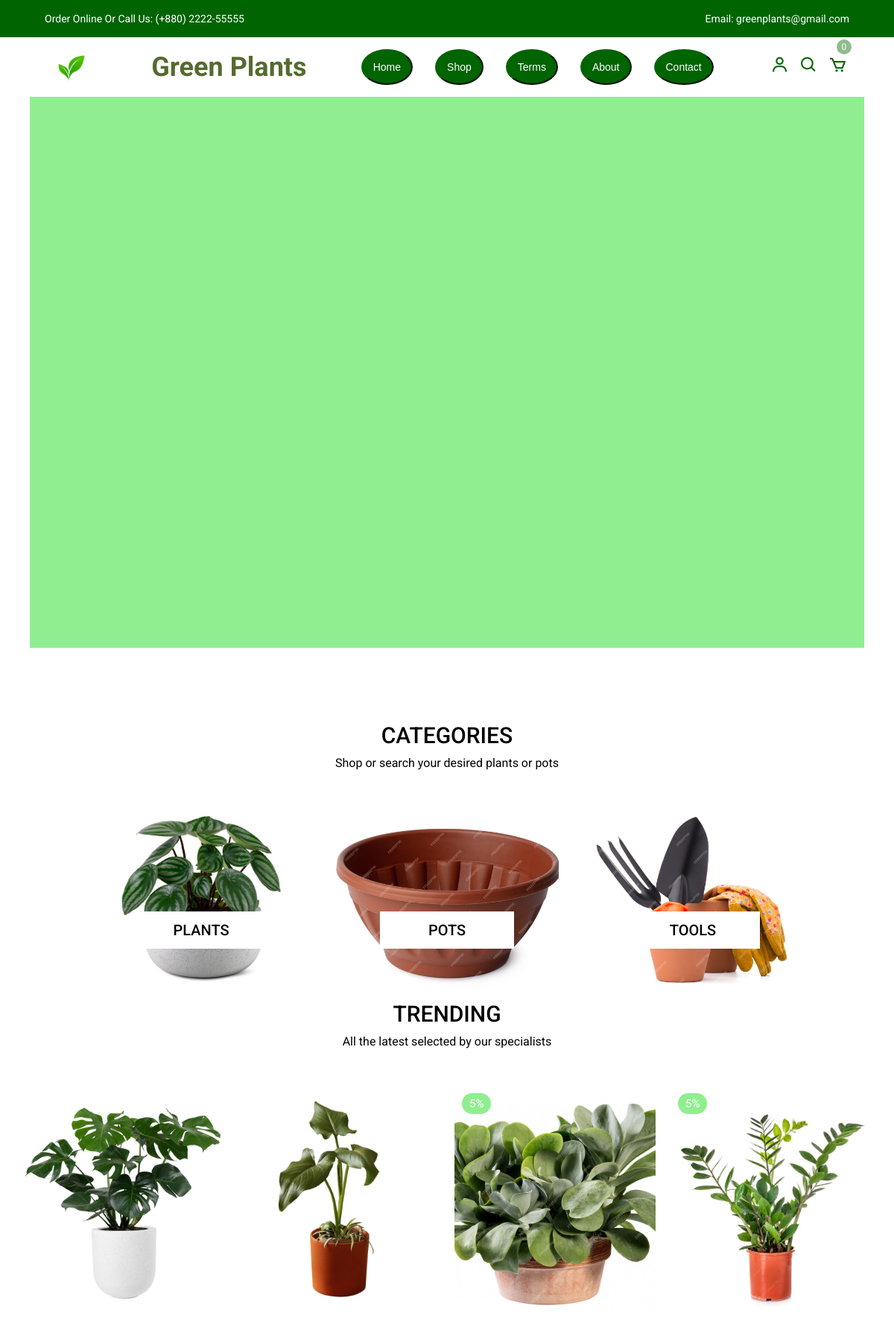
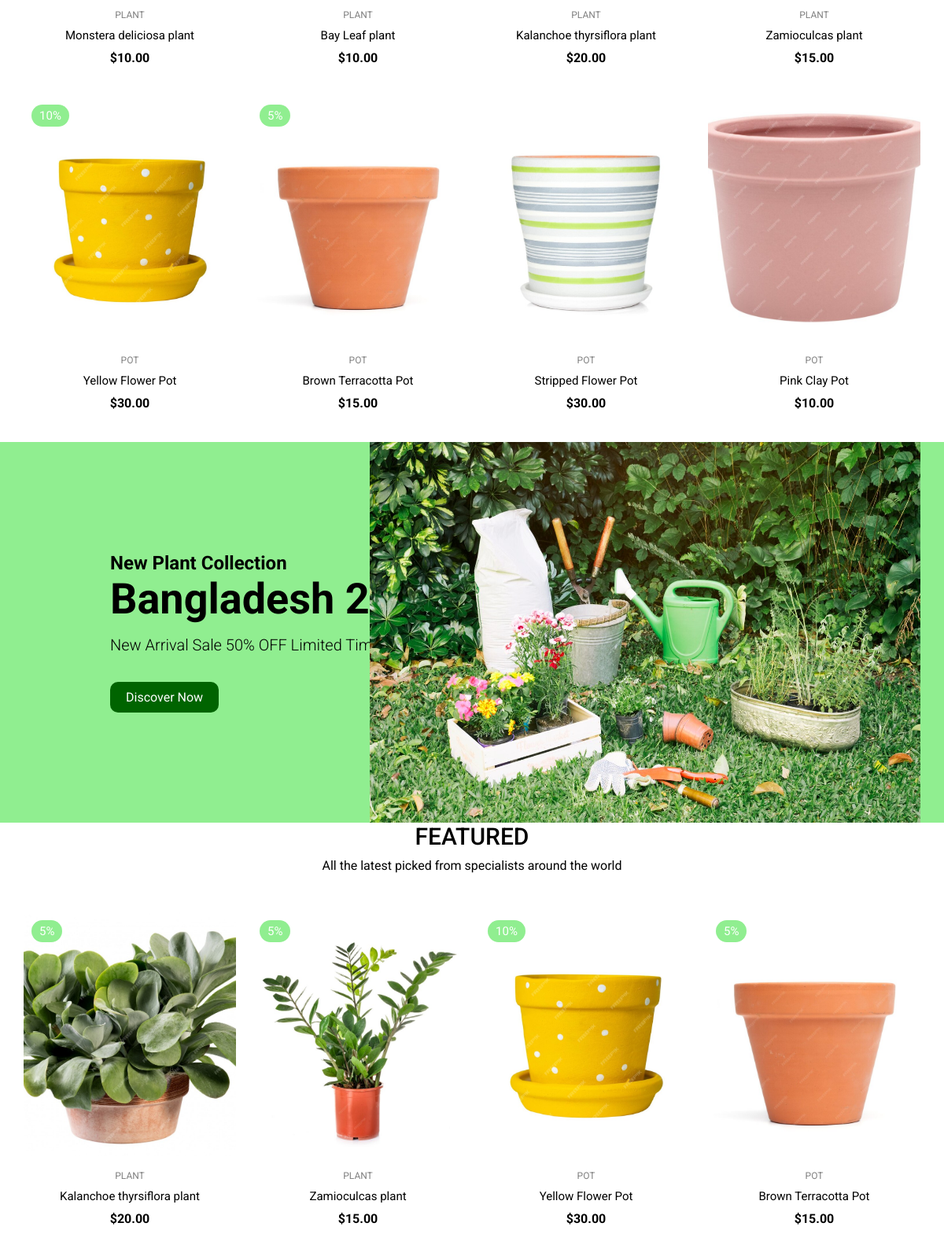
The page / (upper part) on the database its author committed (2 pictures, top to bottom).
### gpp/models.py (models this page shows, shortened)
class Product(models.Model):
    name = models.CharField(max_length=200)
    description = models.TextField(blank=True)
    price = models.DecimalField(max_digits=10, decimal_places=2)
    category = models.ForeignKey(Category, on_delete=models.CASCADE, related_name="products")
    stock = models.PositiveIntegerField()
    created_at = models.DateTimeField(auto_now_add=True)
    image = models.ImageField(null=True, blank=True)  # Dynamic image field
    discount = models.IntegerField(null=True, blank=True)

class Category(models.Model):
    name = models.CharField(max_length=200)
    description = models.TextField(blank=True)

### gpp/views.py (the view)
# urls.py: path('', views.index, name="index"),
def index(request):
    if request.user.is_authenticated:
        customer = request.user.customer
        order, created = Order.objects.get_or_create(customer=customer, complete=False)
        items = order.orderitem_set.all()
        cartItems = order.get_cart_items
    else:
        items = []
        order= {'shipping': True}
        cartItems = 0
    trending_products = Product.objects.filter(id__in=[1, 2, 3, 4, 5, 6, 7, 8])  # Fetch first 8 products
    on_sale_products = Product.objects.filter(discount__gt=0)[:4]  # Fetch 4 products with discounts
    context = {
        'trending_products': trending_products,
        'on_sale_products': on_sale_products,
        'cartItems': cartItems,
        'items': items,
        'order':order,
    }
    return render(request, 'webpages/index.html', context)

### gpp/templates/webpages/index.html (shortened to what this page needs)
{% extends "base.html" %}
{% load static %}
  {% block content %}
    <div class="hero">
      <div class="glide" id="glide_1">
        <div class="glide__track" data-glide-el="track">
          <ul class="glide__slides">
            <li class="glide__slide">
              <div class="center">
              </div>
            </li>
            <li class="glide__slide">
              <div class="center">
              </div>
            </li>
          </ul>
        </div>
      </div>
    </div>
  </header>
    <section class="section category">
      <div id="category" class="title">
          <h1>CATEGORIES</h1>
          <p>Shop or search your desired plants or pots</p>
        </div>
      <div class="cat-center">
        <div class="cat">
          <img src="{% static 'images/cat-1.jpg' %}">
          <div>
            <a href="{% url 'product' %}">
            <p>PLANTS</p>
          </a>
          </div>
        </div>
        <div class="cat">
          <img src="{% static 'images/cat-2.jpg' %}">
          <div>
            <a href="{% url 'product' %}">
            <p>POTS</p>
          </a>
          </div>
        </div>
        <div class="cat">
          <img src="{% static 'images/cat-3.jpeg' %}">
          <div>
            <a href="{% url 'product' %}">
            <p>TOOLS</p>
          </a>
          </div>
        </div>
      </div>
    </section>
<section class="trendy">
  <div class="title">
    <h1>TRENDING</h1>
    <p>All the latest selected by our specialists</p>
  </div>
  <div class="product-center">
    {% for product in trending_products %}
    <div class="product-item">
      <div class="overlay">
        <a href="{% url 'product_details' product.id %}" class="product-thumb">
          <img src="{{ product.image.url }}" alt="{{ product.name }}">
        </a>
        {% if product.discount %}
        <span class="discount">{{ product.discount }}%</span>
        {% endif %}
      </div>
      <div class="product-info">
        <span>{{ product.category.name|upper }}</span>
        <a href="{% url 'product_details' product.id %}">{{ product.name }}</a>
        <h4>${{ product.price }}</h4>
      </div>
      <ul class="icons">
      </ul>
    </div>
    {% endfor %}
  </div>
</section>
<section id="promotion"class="section banner">
<div class="left">
  <h2>New Plant Collection</h2s>
  <h1>Bangladesh 2025</h1>
  <p>New Arrival <span class="color">Sale 50% OFF</span> Limited Time Offer</p>
  <a href="#category" class="btn btn-1">Discover Now</a>
</div>
<div class="right">
  <img src="{% static 'images/banner.jpg' %}" >
</div>
    </section>
    <section class="featured">
      <div id="topbrands" class="title">
        <h1>Featured</h1>
        <p>All the latest picked from specialists around the world</p>
      </div>
      <div class="product-center">
        {% for product in on_sale_products %}
        <div class="product-item">
            <div class="overlay">
                <a href="{% url 'product_details' product.id %}" class="product-thumb">
                    <img src="{{ product.image.url }}" alt="{{ product.name }}">
                </a>
                {% if product.discount %}
                <span class="discount">{{ product.discount }}%</span>
                {% endif %}
            </div>
            <div class="product-info">
                <span>{{ product.category.name|upper }}</span>
                <a href="{% url 'product_details' product.id %}">{{ product.name }}</a>
                <h4>${{ product.price }}</h4>
            </div>
            <ul class="icons">
            </ul>
        </div>
        {% endfor %}
    </div>
    </section>
    {% endblock %}
    {% block extra_head %}
    <link rel="stylesheet" href="https://cdnjs.cloudflare.com/ajax/libs/Glide.js/3.4.1/css/glide.core.css">
    <link rel="stylesheet" href="https://cdnjs.cloudflare.com/ajax/libs/Glide.js/3.4.1/css/glide.theme.css">
    {% endblock %}

### static/css/styles.css (style rules this page uses)
*, *::before, *::after { margin: 0; padding: 0; box-sizing: inherit; }
html { box-sizing: border-box; font-size: 62.5%; }
body { font-family: 'Roboto', sans-serif; font-size: 1.6rem; background-color: white; color: black; font-weight: 400; font-style: normal; }
a { text-decoration: none; color: black; }
li { list-style: none; }
.hero, .hero .glide__slides { background-color: lightgreen; position: relative; height: calc(100vh - 6rem); margin: 0 4rem; overflow: hidden; }
.hero .center { display: flex; align-items: center; justify-content: center; position: relative; height: 100%; padding-top: 3rem; }
.section { padding: 100px 0 10px 0; overflow: hidden; }
.title { text-align: center; margin-bottom: 5rem; }
.title h1 { font-size: 3rem; text-transform: uppercase; margin-bottom: 1rem; font-weight: 500; }
.cat-center { display: flex; align-items: center; justify-content: center; max-width: 2000px; margin: auto; }
.cat-center .cat { max-width: 400px; height: 250px; overflow: hidden; position: relative; cursor: pointer; text-align: center; }
.cat-center .cat:not(:last-child) { margin-right: 30px; }
.cat-center .cat img { width: 365px; height: 100%; margin: auto; object-fit: cover; transition: all 2s ease; }
.cat-center .cat div { position: absolute; bottom: 60px; left: 50%; transform: translateX(-50%); background-color: white; width: 18rem; height: 5rem; line-height: 5rem; text-align: center; font-size: 2rem; font-weight: 500; }
@media only screen and (max-width: 1200px) { .cat-center .cat img { width: 30rem; } }
.title { text-align: center; }
.product-center { display: flex; align-items: center; justify-content: center; flex-wrap: wrap; max-width: 120rem; margin: 0 auto; padding: 0 2rem; }
.product-item { position: relative; width: 27rem; margin: 0 auto; margin-bottom: 3rem; }
.product-thumb img { width: 100%; height: 31rem; object-fit: cover; transition: all 500ms linear; }
.product-info { padding: 1rem; text-align: center; }
.product-info span { display: inline-block; font-size: 1.2rem; color: grey; margin-bottom: 1rem; }
.product-info a { font-size: 1.5rem; display: block; margin-bottom: 1rem; transition: all 300ms ease; }
.product-item .icons { position: absolute; left: 50%; top: 35%; transform: translateX(-50%); display: flex; align-items: center; }
.product-item .overlay { position: relative; overflow: hidden; cursor: pointer; width: 100%; }
.product-item .overlay::after { content: ''; position: absolute; top: 0; left: 0; width: 100%; height: 100%; background-color: rgba(0, 0, 0, 0.5); visibility: hidden; opacity: 0; transition: 300ms ease-out; }
.product-item .discount { position: absolute; top: 1rem; left: 1rem; background-color: lightgreen; padding: 0.5rem 1rem; color: white; border-radius: 2rem; font-size: 1.5rem; }
.banner { position: relative; background-color: lightgreen; padding: 14rem 20%; }
.banner .right img { position: absolute; bottom: 0; right: 10%; width: 55rem; height: 50rem; }
.banner .trend, .banner p { display: block; font-size: 2rem; font-weight: 300; margin-bottom: 1.5rem; }
.banner h1 { font-size: 5.4rem; color: black; margin-bottom: 1.5rem; }
.banner .btn { display: inline-block; margin-top: 2rem; }
@media only screen and (max-width: 1500px) { .banner { padding: 14rem; } }
@media only screen and (max-width: 1500px) { .banner .right img { right: 3rem; width: 70rem; } }
.btn-1 { background-color: darkgreen; color: white; display: inline-block; border-radius: 1rem; padding: 1rem 2rem; }

### rows shown on the page
Product: image (picture), category.name "PLANT", name "Monstera deliciosa plant", price "10.00"
Product: image (picture), category.name "PLANT", name "Bay Leaf plant", price "10.00"
Product: image (picture), discount "5", category.name "PLANT", name "Kalanchoe thyrsiflora plant", price "20.00"
Product: image (picture), discount "5", category.name "PLANT", name "Zamioculcas plant", price "15.00"
Product: image (picture), discount "10", category.name "POT", name "Yellow Flower Pot", price "30.00"
Product: image (picture), discount "5", category.name "POT", name "Brown Terracotta Pot", price "15.00"
Product: image (picture), category.name "POT", name "Stripped Flower Pot", price "30.00"
Product: image (picture), category.name "POT", name "Pink Clay Pot", price "10.00"

### other values the page prints
{{ cartItems }} "0"
